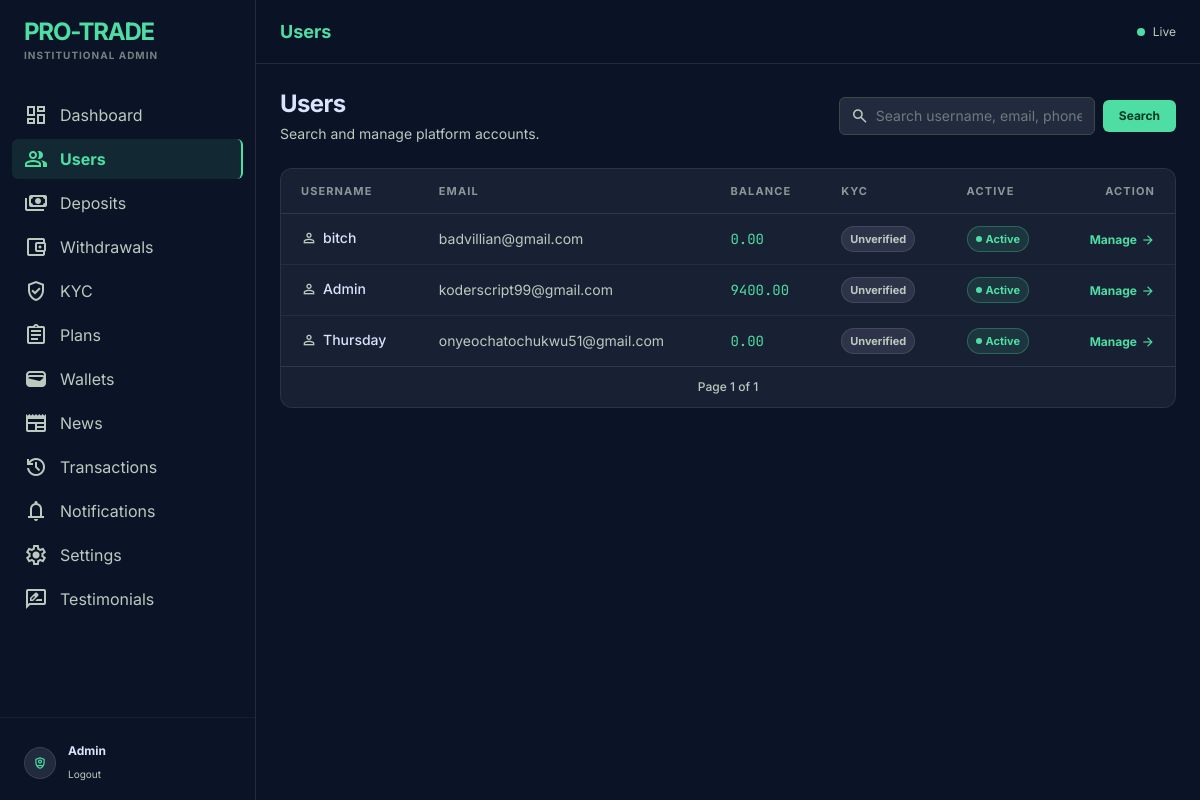
The page /panel/users/ (signed in) on the database its author committed.
### core/models.py (models this page shows, shortened)
class User(AbstractUser):
    id = models.UUIDField(primary_key=True, default=uuid.uuid4, editable=False)
    phone = models.CharField(max_length=20, blank=True)
    country = models.CharField(max_length=100, blank=True)
    referral_code = models.CharField(max_length=20, unique=True)
    referred_by = models.ForeignKey(
        'self',
        on_delete=models.SET_NULL,
        null=True,
        blank=True,
        related_name='referrals'
    )
    balance = models.DecimalField(max_digits=20, decimal_places=2, default=0)
    investment_balance = models.DecimalField(max_digits=20, decimal_places=2, default=0)
    profit_balance = models.DecimalField(max_digits=20, decimal_places=2, default=0)
    referral_balance = models.DecimalField(max_digits=20, decimal_places=2, default=0)
    email_verified = models.BooleanField(default=False)
    phone_verified = models.BooleanField(default=False)
    kyc_verified = models.BooleanField(default=False)
    two_factor_enabled = models.BooleanField(default=False)
    is_admin_user = models.BooleanField(default=False)
    created_at = models.DateTimeField(auto_now_add=True)

### core/admin_views.py (the view)
# urls.py: path("panel/users/", admin_views.admin_users_list_view, name="admin_users_list"),
@admin_required
def admin_users_list_view(request):
    query = request.GET.get("q", "")
    users = User.objects.all().order_by("-created_at")
    if query:
        users = users.filter(
            Q(username__icontains=query) | Q(email__icontains=query) | Q(phone__icontains=query)
        )
    paginator = Paginator(users, 25)
    page = paginator.get_page(request.GET.get("page"))
    return render(request, "core/admin/admin_users_list.html", {"page_obj": page, "query": query})

### core/context_processors.py (called while the page is built)
def site_settings(request):
    return {"site_settings": SiteSetting.objects.first()}

def notifications_badge(request):
    if request.user.is_authenticated:
        count = Notification.objects.filter(user=request.user, is_read=False).count()
    else:
        count = 0
    return {"unread_notifications_count": count}

### core/templates/core/admin/admin_users_list.html (shortened to what this page needs)
{% extends "core/admin/admin_base.html" %}
{% block page_title %}Users{% endblock %}
{% block content %}
<div class="flex flex-col gap-6">
  <div class="flex flex-wrap items-center justify-between gap-4">
    <div>
      <h1 class="text-2xl font-bold text-on-surface tracking-tight">Users</h1>
      <p class="text-sm text-on-surface-variant mt-1">Search and manage platform accounts.</p>
    </div>
    <form method="get" class="flex items-center gap-2">
      <div class="relative">
        <input type="text" name="q" value="{{ query }}" placeholder="Search username, email, phone"
               class="bg-surface-container-high border border-outline-variant text-on-surface text-sm rounded-md pl-9 pr-3 py-2 w-64
                      focus:border-primary focus:ring-1 focus:ring-primary outline-none placeholder:text-on-surface-variant/50">
      </div>
      <button type="submit"
              class="inline-flex items-center gap-1 bg-primary text-on-primary font-bold text-xs px-4 py-2 rounded-md hover:brightness-110 transition-all">
        Search
      </button>
    </form>
  </div>
  <div class="glass-panel rounded-xl overflow-hidden">
    <div class="overflow-x-auto custom-scrollbar">
      <table class="w-full text-sm">
        <thead>
          <tr class="border-b border-white/10 text-left text-[11px] uppercase tracking-widest text-on-surface-variant/70">
            <th class="px-5 py-3 font-bold">Username</th>
            <th class="px-5 py-3 font-bold">Email</th>
            <th class="px-5 py-3 font-bold">Balance</th>
            <th class="px-5 py-3 font-bold">KYC</th>
            <th class="px-5 py-3 font-bold">Active</th>
            <th class="px-5 py-3 font-bold text-right">Action</th>
          </tr>
        </thead>
        <tbody class="divide-y divide-white/5">
          {% for u in page_obj %}
          <tr class="hover:bg-surface-variant/30 transition-colors">
            <td class="px-5 py-3 font-medium text-on-surface flex items-center gap-1.5">
              <span class="material-symbols-outlined text-base text-on-surface-variant">person</span>{{ u.username }}
            </td>
            <td class="px-5 py-3 text-on-surface-variant">{{ u.email }}</td>
            <td class="px-5 py-3 font-data-md text-primary">{{ u.balance }}</td>
            <td class="px-5 py-3">
              {% if u.kyc_verified %}
              <span class="inline-flex items-center gap-1 px-2 py-0.5 rounded-full text-[11px] font-bold bg-primary/10 text-primary border border-primary/30">
                <span class="material-symbols-outlined text-xs">verified</span>Verified
              </span>
              {% else %}
              <span class="inline-flex items-center gap-1 px-2 py-0.5 rounded-full text-[11px] font-bold bg-surface-variant text-on-surface-variant border border-white/10">
                Unverified
              </span>
              {% endif %}
            </td>
            <td class="px-5 py-3">
              {% if u.is_active %}
              <span class="inline-flex items-center gap-1 px-2 py-0.5 rounded-full text-[11px] font-bold bg-primary/10 text-primary border border-primary/30">
                <span class="w-1.5 h-1.5 rounded-full bg-primary"></span>Active
              </span>
              {% else %}
              <span class="inline-flex items-center gap-1 px-2 py-0.5 rounded-full text-[11px] font-bold bg-error/10 text-error border border-error/30">
                <span class="w-1.5 h-1.5 rounded-full bg-error"></span>Inactive
              </span>
              {% endif %}
            </td>
            <td class="px-5 py-3 text-right">
              <a href="{% url 'core:admin_user_detail' u.pk %}"
                 class="inline-flex items-center gap-1 text-primary hover:text-primary/80 font-bold text-xs transition-colors">
                Manage <span class="material-symbols-outlined text-sm">arrow_forward</span>
              </a>
            </td>
          </tr>
          {% endfor %}
        </tbody>
      </table>
    </div>
    <div class="flex items-center justify-between px-5 py-3 border-t border-white/10 text-xs text-on-surface-variant">
      <div class="font-medium">Page {{ page_obj.number }} of {{ page_obj.paginator.num_pages }}</div>
    </div>
  </div>
</div>
{% endblock %}

### core/templates/core/admin/admin_base.html (shortened to what this page needs)
<!DOCTYPE html>
<html lang="en" class="dark">
<head>
<script src="https://cdn.tailwindcss.com?plugins=forms,container-queries"></script>
</head>
<body class="font-body-md text-body-md">
<aside id="admin-sidebar"
       class="h-screen w-64 fixed left-0 top-0 border-r border-white/10 backdrop-blur-xl bg-surface z-[60] flex flex-col py-4
              -translate-x-full lg:translate-x-0 transition-transform duration-300 ease-in-out">
  <div class="px-6 mb-8 flex items-center justify-between">
    <div>
      <h1 class="text-2xl font-bold text-primary tracking-tighter">PRO-TRADE</h1>
      <p class="text-[10px] uppercase tracking-widest text-on-surface-variant/60 font-bold">Institutional Admin</p>
    </div>
  </div>
  <nav class="flex-1 px-3 space-y-1 overflow-y-auto custom-scrollbar">
    {% url 'core:admin_dashboard' as dash_url %}
    <a href="{{ dash_url }}"
       class="flex items-center gap-3 px-3 py-2 rounded-md cursor-pointer transition-all
       {% if request.path == dash_url %}text-primary bg-primary/10 border-r-2 border-primary font-bold
       {% else %}text-on-surface-variant hover:text-on-surface hover:bg-surface-variant/50{% endif %}">
      <span class="material-symbols-outlined">dashboard</span><span>Dashboard</span>
    </a>
    {% url 'core:admin_users_list' as users_url %}
    <a href="{{ users_url }}"
       class="flex items-center gap-3 px-3 py-2 rounded-md cursor-pointer transition-all
       {% if request.path == users_url %}text-primary bg-primary/10 border-r-2 border-primary font-bold
       {% else %}text-on-surface-variant hover:text-on-surface hover:bg-surface-variant/50{% endif %}">
      <span class="material-symbols-outlined">group</span><span>Users</span>
    </a>
    {% url 'core:admin_deposits_list' as deposits_url %}
    <a href="{{ deposits_url }}"
       class="flex items-center gap-3 px-3 py-2 rounded-md cursor-pointer transition-all
       {% if request.path == deposits_url %}text-primary bg-primary/10 border-r-2 border-primary font-bold
       {% else %}text-on-surface-variant hover:text-on-surface hover:bg-surface-variant/50{% endif %}">
      <span class="material-symbols-outlined">payments</span><span>Deposits</span>
    </a>
    {% url 'core:admin_withdrawals_list' as withdrawals_url %}
    <a href="{{ withdrawals_url }}"
       class="flex items-center gap-3 px-3 py-2 rounded-md cursor-pointer transition-all
       {% if request.path == withdrawals_url %}text-primary bg-primary/10 border-r-2 border-primary font-bold
       {% else %}text-on-surface-variant hover:text-on-surface hover:bg-surface-variant/50{% endif %}">
      <span class="material-symbols-outlined">account_balance_wallet</span><span>Withdrawals</span>
    </a>
    {% url 'core:admin_kyc_list' as kyc_url %}
    <a href="{{ kyc_url }}"
       class="flex items-center gap-3 px-3 py-2 rounded-md cursor-pointer transition-all
       {% if request.path == kyc_url %}text-primary bg-primary/10 border-r-2 border-primary font-bold
       {% else %}text-on-surface-variant hover:text-on-surface hover:bg-surface-variant/50{% endif %}">
      <span class="material-symbols-outlined">verified_user</span><span>KYC</span>
    </a>
    {% url 'core:admin_plans_list' as plans_url %}
    <a href="{{ plans_url }}"
       class="flex items-center gap-3 px-3 py-2 rounded-md cursor-pointer transition-all
       {% if request.path == plans_url %}text-primary bg-primary/10 border-r-2 border-primary font-bold
       {% else %}text-on-surface-variant hover:text-on-surface hover:bg-surface-variant/50{% endif %}">
      <span class="material-symbols-outlined">assignment</span><span>Plans</span>
    </a>
    {% url 'core:admin_wallets_list' as wallets_url %}
    <a href="{{ wallets_url }}"
       class="flex items-center gap-3 px-3 py-2 rounded-md cursor-pointer transition-all
       {% if request.path == wallets_url %}text-primary bg-primary/10 border-r-2 border-primary font-bold
       {% else %}text-on-surface-variant hover:text-on-surface hover:bg-surface-variant/50{% endif %}">
      <span class="material-symbols-outlined">wallet</span><span>Wallets</span>
    </a>
    {% url 'core:admin_news_list' as news_url %}
    <a href="{{ news_url }}"
       class="flex items-center gap-3 px-3 py-2 rounded-md cursor-pointer transition-all
       {% if request.path == news_url %}text-primary bg-primary/10 border-r-2 border-primary font-bold
       {% else %}text-on-surface-variant hover:text-on-surface hover:bg-surface-variant/50{% endif %}">
      <span class="material-symbols-outlined">newspaper</span><span>News</span>
    </a>
    {% url 'core:admin_transactions_list' as tx_url %}
    <a href="{{ tx_url }}"
       class="flex items-center gap-3 px-3 py-2 rounded-md cursor-pointer transition-all
       {% if request.path == tx_url %}text-primary bg-primary/10 border-r-2 border-primary font-bold
       {% else %}text-on-surface-variant hover:text-on-surface hover:bg-surface-variant/50{% endif %}">
      <span class="material-symbols-outlined">history</span><span>Transactions</span>
    </a>
    {% url 'core:admin_send_notification' as notif_url %}
    <a href="{{ notif_url }}"
       class="flex items-center gap-3 px-3 py-2 rounded-md cursor-pointer transition-all
       {% if request.path == notif_url %}text-primary bg-primary/10 border-r-2 border-primary font-bold
       {% else %}text-on-surface-variant hover:text-on-surface hover:bg-surface-variant/50{% endif %}">
      <span class="material-symbols-outlined">notifications</span><span>Notifications</span>
    </a>
    {% url 'core:admin_site_settings' as settings_url %}
    <a href="{{ settings_url }}"
       class="flex items-center gap-3 px-3 py-2 rounded-md cursor-pointer transition-all
       {% if request.path == settings_url %}text-primary bg-primary/10 border-r-2 border-primary font-bold
       {% else %}text-on-surface-variant hover:text-on-surface hover:bg-surface-variant/50{% endif %}">
      <span class="material-symbols-outlined">settings</span><span>Settings</span>
    </a>
    {% url 'core:admin_testimonials_list' as testimonials_url %}
    <a href="{{ testimonials_url }}"
     class="flex items-center gap-3 px-3 py-2 rounded-md cursor-pointer transition-all
     {% if request.path == testimonials_url %}text-primary bg-primary/10 border-r-2 border-primary font-bold
     {% else %}text-on-surface-variant hover:text-on-surface hover:bg-surface-variant/50{% endif %}">
    <span class="material-symbols-outlined">rate_review</span><span>Testimonials</span>
   </a>
  </nav>
  <div class="px-6 pt-6 mt-6 border-t border-white/5">
    <div class="flex items-center gap-3">
      <div class="w-8 h-8 rounded-full bg-surface-container-high flex items-center justify-center border border-white/10">
        <span class="material-symbols-outlined text-primary text-sm">shield_person</span>
      </div>
      <div>
        <p class="text-[12px] font-bold">{{ request.user.get_full_name|default:request.user.username }}</p>
        <a href="{% url 'core:admin_logout' %}" class="text-[10px] text-on-surface-variant hover:text-primary transition-colors">Logout</a>
      </div>
    </div>
  </div>
</aside>
<main class="lg:ml-64 min-h-screen relative z-10 flex flex-col">
  <header class="h-16 flex justify-between items-center px-6 border-b border-white/10 backdrop-blur-md bg-surface/80 sticky top-0 z-50">
    <div class="flex items-center gap-3">
      <h2 class="text-lg font-bold text-primary">{% block page_title %}Admin{% endblock %}</h2>
    </div>
    <div class="flex items-center gap-2 text-on-surface-variant text-xs">
      <span class="w-2 h-2 rounded-full bg-primary animate-pulse"></span>
      <span>Live</span>
    </div>
  </header>
  <div class="p-6 space-y-6 overflow-y-auto max-h-[calc(100vh-4rem)] custom-scrollbar">
    {% block content %}{% endblock %}
  </div>
</main>
</body>
</html>

### core/templates/core/admin/admin_base.html (style rules this page uses)
body { background-color: #0b1326; color: #dae2fd; -webkit-font-smoothing: antialiased; }
.glass-panel { background: rgba(30,41,59,0.7); backdrop-filter: blur(12px); border: 1px solid rgba(255,255,255,0.08); }
.material-symbols-outlined { font-variation-settings: 'FILL' 0, 'wght' 400, 'GRAD' 0, 'opsz' 24; }

### rows shown on the page
User: user.get_full_name "Admin", username "Admin", email "koderscript99@gmail.com", balance "9400.00", kyc_verified "Unverified", is_active True (drawn)
User: username "bitch", email "badvillian@gmail.com", balance "0.00", kyc_verified "Unverified", is_active True (drawn)
User: username "Thursday", email "onyeochatochukwu51@gmail.com", balance "0.00", kyc_verified "Unverified", is_active True (drawn)

### other values the page prints
{{ page_obj.number }} "1"
{{ page_obj.paginator.num_pages }} "1"
